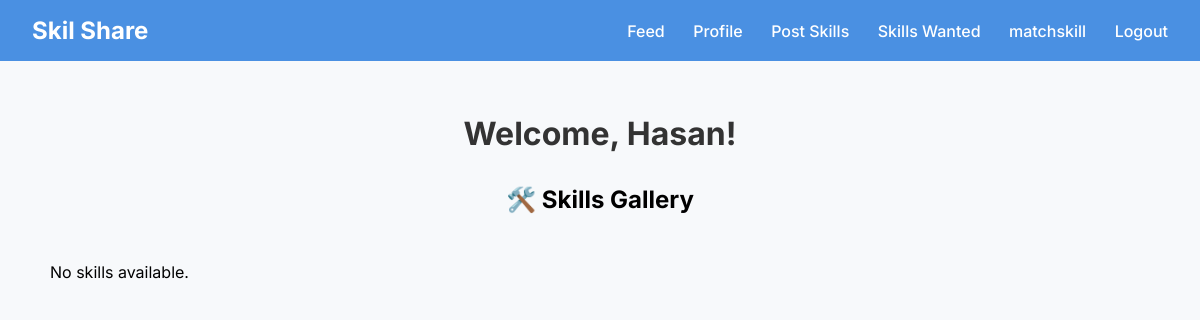
Before: /skillMangement/matchskill (signed in) with the older database file.
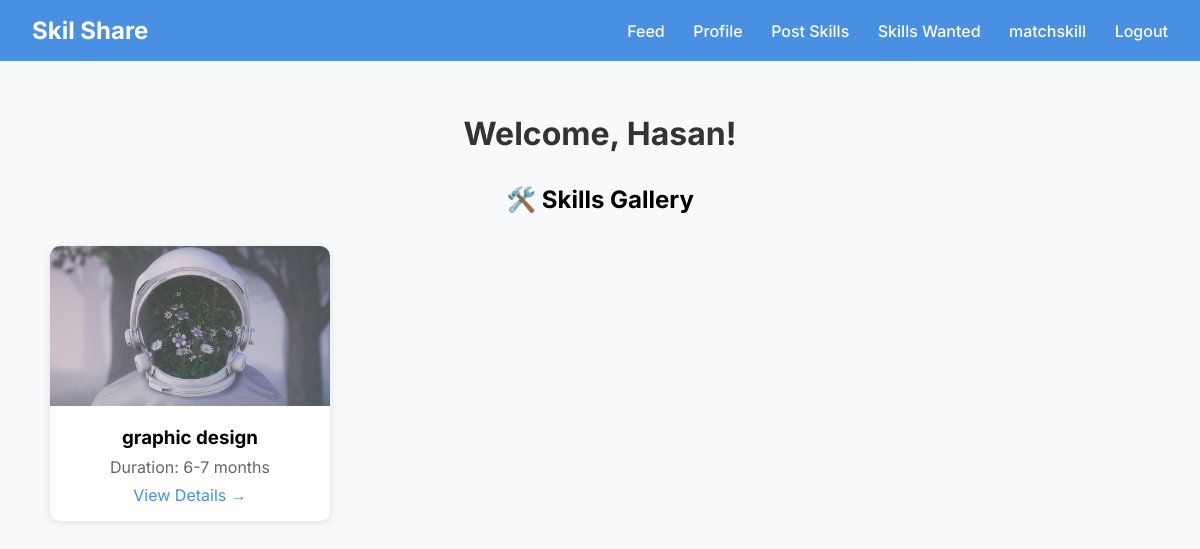
After: the same page with the newer database file.
### account/models.py (models this page shows, shortened)
class CustomUser(AbstractUser):
    USER_TYPE = [
        ('admin','admin'),
        ('member','member')
    ]
    user_type = models.CharField(choices=USER_TYPE, max_length=50)
    email = models.EmailField(max_length=255, unique=True,null=True,blank=True)
    first_name = models.CharField(max_length=50)
    last_name = models.CharField(max_length=50)

### skillMangement/models.py (models this page shows, shortened)
class SkillModel(models.Model):
    user = models.ForeignKey(CustomUser, on_delete=models.CASCADE)
    skill_name = models.CharField(max_length=100)
    duration = models.CharField(max_length=100,null=True)
    description = models.TextField()
    skil_pic = models.ImageField(upload_to='skill_pics',blank=True,null=True)

### skillMangement/views.py (the view)
# urls.py: path('matchskill',matchskill,name='matchskill'),
def matchskill(request):
    user = request.user
    user_skills = UserSkill.objects.filter(user=user).values_list('user_skill_name',flat=True)
    skil_match = SkillModel.objects.filter(skill_name__in = user_skills)
    return render(request,'skill/match_skill.html',{'skil_match':skil_match})

### skillMangement/templates/skill/match_skill.html
{% extends "common/base.html" %}
{% block body %}
<div class="container" style="max-width: 1100px; margin: 2rem auto;">
  <h2 style="text-align: center; margin-bottom: 2rem;">🛠️ Skills Gallery</h2>
  <div style="display: flex; flex-wrap: wrap; gap: 1.5rem;">
    {% for skill in skil_match %}
    <div style="width: 280px; background: #fff; border-radius: 10px; overflow: hidden; box-shadow: 0 2px 8px rgba(0,0,0,0.1); transition: 0.3s;">
      {% if skill.skil_pic %}
      <img src="{{ skill.skil_pic.url }}" alt="{{ skill.skill_name }}" style="width: 100%; height: 160px; object-fit: cover;">
      {% else %}
      <img src="https://via.placeholder.com/280x160?text=No+Image" alt="No Image" style="width: 100%; height: 160px;">
      {% endif %}
      <div style="padding: 1rem;">
        <h3 style="margin: 0 0 0.5rem;">{{ skill.skill_name }}</h3>
        <p style="margin: 0 0 0.5rem; color: #666;">Duration: {{ skill.duration }}</p>
        <a href="{% url 'skillDetail' skill.id %}" style="text-decoration: none; color: #4a90e2;">View Details →</a>
      </div>
    </div>
    {% empty %}
    <p>No skills available.</p>
    {% endfor %}
  </div>
</div>
{% endblock %}

### account/templates/common/base.html (shortened to what this page needs)
<!DOCTYPE html>
<html lang="en">
<head>
</head>
<body>
  <div class="navbar">
    <div class="brand">Skil Share</div>
    <div class="nav-links">
      <a href="{% url 'skillList' %}">Feed</a>
      <a href="{% url "profilePage" %}">Profile</a>
      <a href="{% url "createSkill" %}">Post Skills</a>
      <a href="{% url "skillWanted" %}">Skills Wanted</a>
      <a href="{% url "matchskill" %}">matchskill</a>
      <a href="{% url 'loginPage' %}">Logout</a>
    </div>
  </div>
  <div class="content">
    <h1>Welcome, {{ request.user.last_name }}!</h1>
    {% block body %}{% endblock body %}
  </div>
</body>
</html>

### account/templates/common/base.html (style rules this page uses)
body { margin: 0; font-family: 'Inter', sans-serif; background-color: #f7f9fb; }
.navbar { background-color: #4a90e2; padding: 1rem 2rem; display: flex; justify-content: space-between; align-items: center; color: white; }
.navbar .brand { font-size: 1.5rem; font-weight: bold; }
.navbar .nav-links a { color: white; margin-left: 1.5rem; text-decoration: none; font-weight: 500; }
.content { padding: 2rem; text-align: center; }
h1 { font-size: 2rem; color: #333; }

Changed rows visible on the page:
added SkillModel: skil_pic (picture), skill_name "graphic design", duration "6-7 months"
Other visible differences:
text no longer shown: "No skills available."
